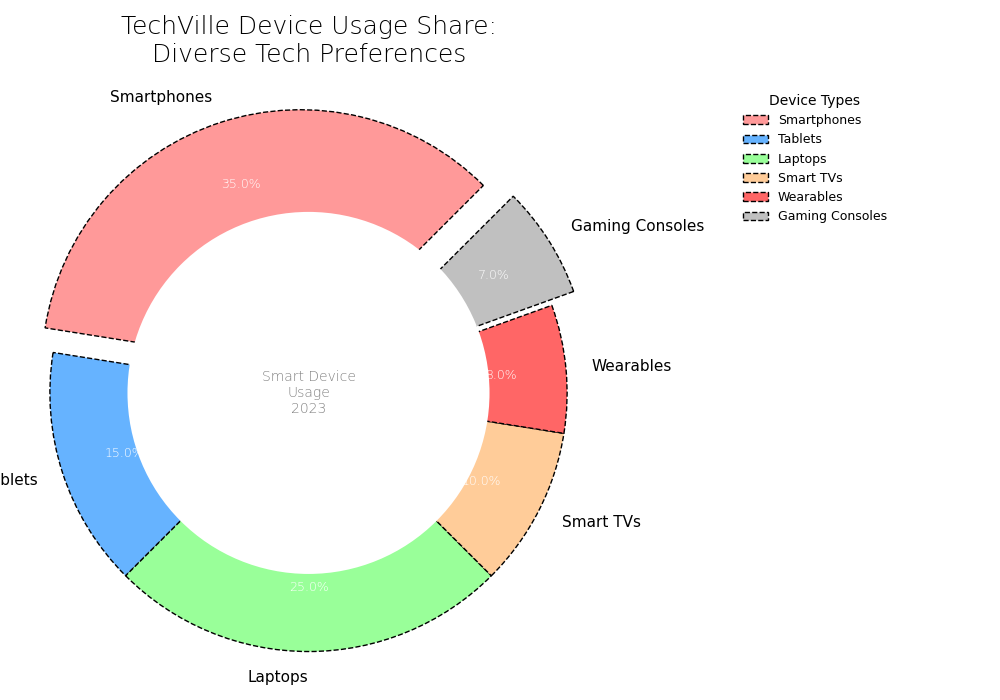

Recreate this plot in Python.
import matplotlib.pyplot as plt
import numpy as np

devices = ['Smartphones', 'Tablets', 'Laptops', 'Smart TVs', 'Wearables', 'Gaming Consoles']
usage_percentage = [35, 15, 25, 10, 8, 7]
colors = ['#ff9999', '#66b3ff', '#99ff99', '#ffcc99', '#ff6666', '#c0c0c0']
explode = (0.1, 0, 0, 0, 0, 0.1)

fig, ax = plt.subplots(figsize=(10, 7))

wedges, texts, autotexts = ax.pie(
    usage_percentage,
    labels=devices,
    colors=colors,
    autopct='%1.1f%%',
    startangle=45,  # Changed start angle for variation
    explode=explode,
    wedgeprops=dict(edgecolor='black', linewidth=1, linestyle='--'),  # Modified edge style
    pctdistance=0.75
)

centre_circle = plt.Circle((0, 0), 0.70, fc='white')
fig.gca().add_artist(centre_circle)

ax.axis('equal')

ax.set_title("TechVille Device Usage Share:\nDiverse Tech Preferences", fontsize=18, fontweight='light', pad=15)

plt.setp(autotexts, size=9, weight='light', color='white')  # Altered text styling
plt.setp(texts, size=11)

ax.text(
    0, 0, 
    'Smart Device\nUsage\n2023', 
    ha='center', va='center', 
    fontsize=10, color='grey', weight='light'  # Different annotation style
)

ax.legend(
    wedges, devices, 
    title="Device Types",  # Changed legend title
    loc="upper right", bbox_to_anchor=(1, 0, 0.5, 1), fontsize=9, frameon=False  # Legend without border
)

plt.grid(True, which='both', axis='both', linestyle='--', linewidth=0.5)  # Added grid with dashed lines
plt.tight_layout()

plt.show()
